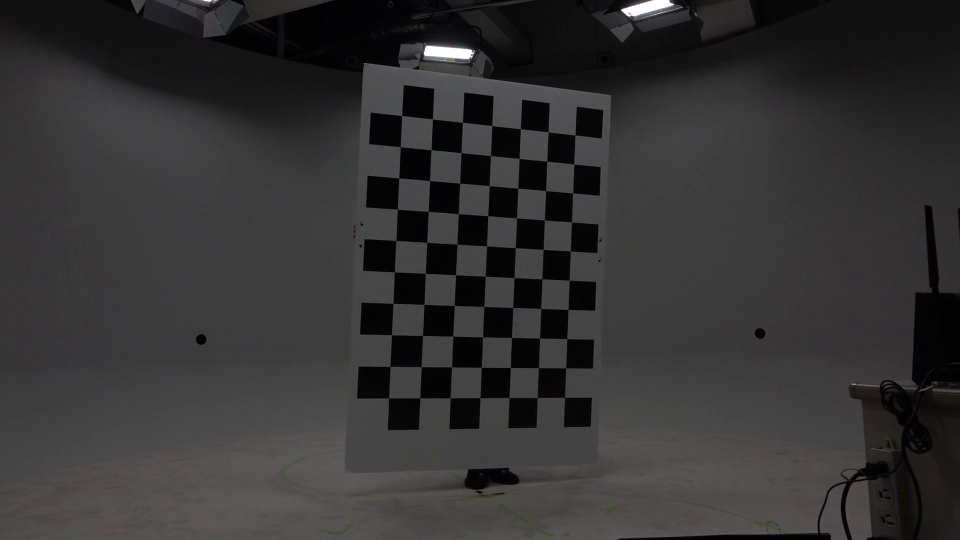
#> input picture Lab1/camera_and_image/calibration/pycalib/data/chessboard/00000000.jpg, 1920 x 1080 px (shown at 1/2 size); its folder holds only this picture in this run
$ jupyter execute incalib_chess.ipynb
#> lines starting #> are read from the running program, lines starting #| are printed output that depends on the picture; long printed decimals are rounded
# Intrinsic Camera Calibration with OpenCV

### Goal

The goal of this notebook is to calibrate the intrinsic parameter $K$ of the camera.  Given a number of chessboard images, this notebook first detects the corner positions in each image, and then finds the camera pose of each frame and the camera intrinsic parameters.

* Input:  $n$ chessboard images (= the 2D corner position $x$ and the corresponding 3D position $X$ in the world (chessboard) coordinate system)
* Output: intrinsic parameter $K$, distortion coefficients $d$, $n$ camera poses $R_i, t_i$ w.r.t. the chessboard

To have a better / robust estimation of $K$, the chessboard should be captured as large as possible in the DoF in different poses.

Notice:
* The chessboard coordinate system serves as the world coordinate system.
* Though we obtain $R, t$ as a result, we are not interested in them in this scenario.

### Projection model

Please check the OpenCV document for the detail.
* https://docs.opencv.org/4.0.0/d9/d0c/group__calib3d.html#details

In short, a 3D point $X$ in the world coordinate system (WCS) is transformed to the camera coordinate system (CCS) by a roation $R$ and a translation $t$, and then projected to $x$ by $K$:
\begin{equation}
\tilde{x} \sim K \begin{bmatrix}
R \: | \: t
\end{bmatrix}
\tilde{X}.
\end{equation}

## Libraries

[cell 1]
# %matplotlib notebook
import sys, os, cv2
import numpy as np
from glob import glob
import matplotlib.pyplot as plt
from mpl_toolkits.mplot3d import Axes3D

module_path = os.path.abspath(os.path.join('..'))
if module_path not in sys.path:
    sys.path.append(module_path)

from pycalib.plot import plotCamera

## Calibration parameters

[cell 2]
# Chessboard configuration
rows = 7   # Number of corners (not cells) in row
cols = 10  # Number of corners (not cells) in column
size = 160 # Physical size of a cell (the distance between neighrboring corners). Any positive number works.

# Input images capturing the chessboard above
input_files = '../data/chessboard/*.jpg'

# plotCamera() config
plot_mode   = 0    # 0: fixed camera / moving chessboard,  1: fixed chessboard, moving camera
plot_range  = 4000 # target volume [-plot_range:plot_range]
camera_size = 100  # size of the camera in plot

## 3D positions of the chess corners in WCS

[cell 3]
X_W = np.empty([rows * cols, 3], dtype=np.float32)
for i_row in range(0, rows):
    for i_col in range(0, cols):
        X_W[i_row*cols+i_col] = np.array([size*i_col, size*i_row, 0], dtype=np.float32)
print(X_W)

## 2D positions of the chess corners

[cell 4]
Xs_W = []
xs_I = []

for image_path in glob(input_files): # for each chessboard image
    image = cv2.imread(image_path, cv2.IMREAD_GRAYSCALE)      # load the image
#> image: shape (1080, 1920); min 0, max 255, mean 51.6
    found, x_I = cv2.findChessboardCorners(image, (cols, rows)) # detech the chess corners
#> found = True; x_I = 70 rows, first 8: [1150.6, 270.5], [1148.1, 328.4], [1145.7, 386.1], [1143.6, 444.3], [1140.8, 502.2], [1139, 560.9], [1136.5, 619.1], [1134.4, 677.5]

    if found: # if found
        term = (cv2.TERM_CRITERIA_EPS+cv2.TERM_CRITERIA_COUNT, 30, 0.1)
        x_I_sub = cv2.cornerSubPix(image, x_I, (5,5), (-1,-1), term) # refine the corner positions
#> x_I_sub = 70 rows, first 8: [1150.5, 270.4], [1148.2, 328.5], [1145.7, 386.4], [1143.5, 444.4], [1140.8, 502.3], [1138.7, 560.9], [1136.5, 619.2], [1134.2, 677.7]
        Xs_W.append(X_W)     # the chess corner in 3D
        xs_I.append(x_I_sub) # is projected to this 2D position
    else:     # if not found
        print("Detection failed :", image_path)
        continue

## Calibration

[cell 5]
rep, K, d, rvec, tvec = cv2.calibrateCamera(Xs_W, xs_I, (image.shape[1], image.shape[0]), None, None, flags=cv2.CALIB_FIX_ASPECT_RATIO)
#> rep = 0.259; K = [[1244.1, 0, 950.4], [0, 1244.1, 536.6], [0, 0, 1]]; d = [[-0.181, 5.05, -0.0027, 0.000696, -40.59]]; rvec = ([-0.224, -0.189, 1.61],); tvec = ([551.8, -732.4, 3425.7],)

print("Intrinsic parameter K = ", K)
#| Intrinsic parameter K =  [[1.24410119e+03 0.00000000e+00 9.50377369e+02]
#|  [0.00000000e+00 1.24410119e+03 5.36633294e+02]
#|  [0.00000000e+00 0.00000000e+00 1.00000000e+00]]
print("Distortion parameters d = (k1, k2, p1, p2, k3) = ", d)
#| Distortion parameters d = (k1, k2, p1, p2, k3) =  [[-1.81442082e-01  5.05059961e+00 -2.69978770e-03  6.96066392e-04
#|   -4.05889515e+01]]

## 3D Plot

[cell 6]
fig_in = plt.figure()
ax_in = Axes3D(fig_in, auto_add_to_figure=False)
fig_in.add_axes(ax_in)

ax_in.set_xlim(-plot_range, plot_range)
ax_in.set_ylim(-plot_range, plot_range)
ax_in.set_zlim(-plot_range, plot_range)

if plot_mode == 0: # fixed camera = plot in CCS

    plotCamera(ax_in, np.eye(3), np.zeros((1,3)), color="b", scale=camera_size) # camera is at (0,0,0)
#> (this line was passed over: pycalib is not available in this run)

    for i_ex in range(len(rvec)):
        X_C = np.zeros((X_W.shape))
        for i_x in range(X_W.shape[0]):
            R_w2c = cv2.Rodrigues(rvec[i_ex])[0] # convert to the rotation matrix
            t_w2c = tvec[i_ex].reshape(3)
            X_C[i_x,:] = R_w2c.dot(X_W[i_x,:]) + t_w2c # Transform chess corners in WCS to CCS

        ax_in.plot(X_C[:,0], X_C[:,1], X_C[:,2], ".") # plot chess corners in CCS
#> this loop made 1 pass

elif plot_mode == 1: # fixed chessboard = plot in WCS

    for i_ex in range(len(rvec)):
        R_c2w = np.linalg.inv(cv2.Rodrigues(rvec[i_ex])[0]) #　世界座標系におけるカメラの向き
        t_c2w = -R_c2w.dot(tvec[i_ex]).reshape((1,3)) # 世界座標系におけるカメラの位置

        plotCamera(ax_in, R_c2w, t_c2w, color="b", scale=camera_size)

    ax_in.plot(X_W[:,0], X_W[:,1], X_W[:,2], ".")
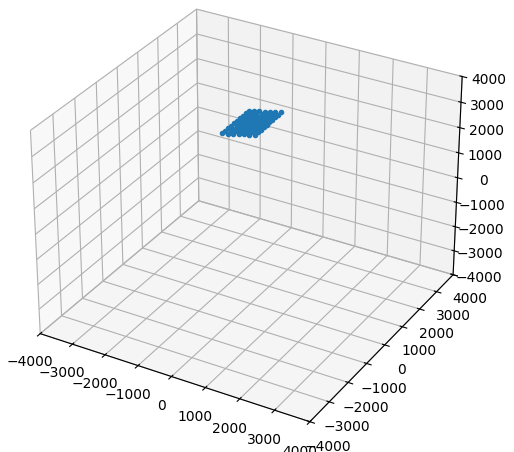
#> figure drawn by matplotlib, 1 panel


$ run again, on Lab1/camera_and_image/calibration/pycalib/data/chessboard/00000005.jpg
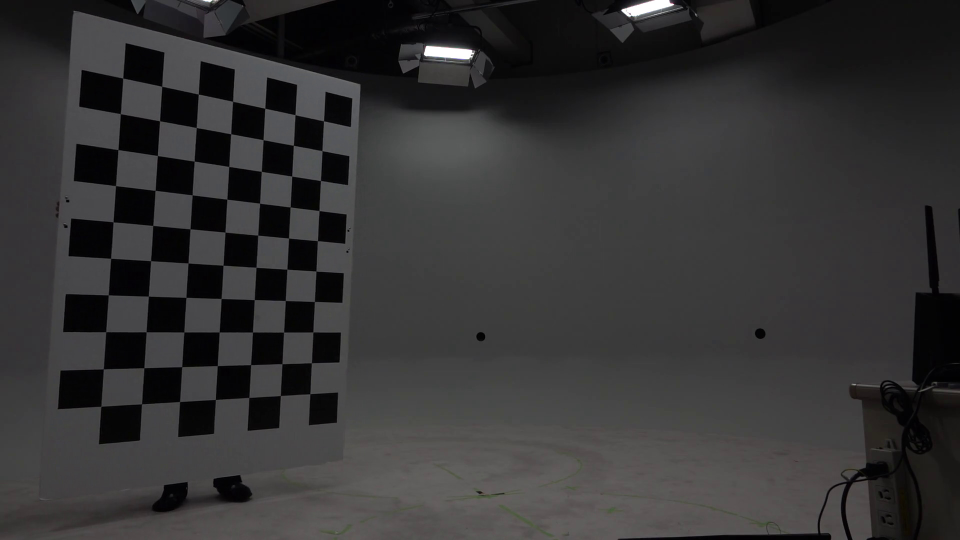
#> input picture Lab1/camera_and_image/calibration/pycalib/data/chessboard/00000005.jpg, 1920 x 1080 px (shown at 1/2 size)
#> found = True; x_I = 70 rows, first 8: [647.5, 242.2], [644.3, 301.8], [641.5, 361.4], [638.5, 421.8], [635.4, 482], [632.5, 542.5], [629.5, 603.4], [626.4, 664.4]
#> x_I_sub = 70 rows, first 8: [647.5, 242.2], [644.4, 301.8], [641.5, 361.5], [638.5, 421.7], [635.3, 482], [632.4, 542.5], [629.3, 603.5], [626.3, 664.4]
#> rep = 0.19; K = [[1488.5, 0, 1080.1], [0, 1488.5, 527.4], [0, 0, 1]]; d = [[-0.075, 0.237, -0.000419, -0.0065, -0.285]]; rvec = ([-0.637, -0.567, 1.54],); tvec = ([-1147.1, -758.4, 3950.5],)
#| Intrinsic parameter K =  [[1.48853030e+03 0.00000000e+00 1.08012331e+03]
#|  [0.00000000e+00 1.48853030e+03 5.27396822e+02]
#|  [0.00000000e+00 0.00000000e+00 1.00000000e+00]]
#| Distortion parameters d = (k1, k2, p1, p2, k3) =  [[-0.07504  0.2368 -0.0004193 -0.006495 -0.2849]]
#> the loop `for i_ex in range(len(rvec)):` made 1 pass
#> `[cell 6] fig_in = plt.figure() ax_in = Axes3D(fig_in, auto_add_to_figu..`:
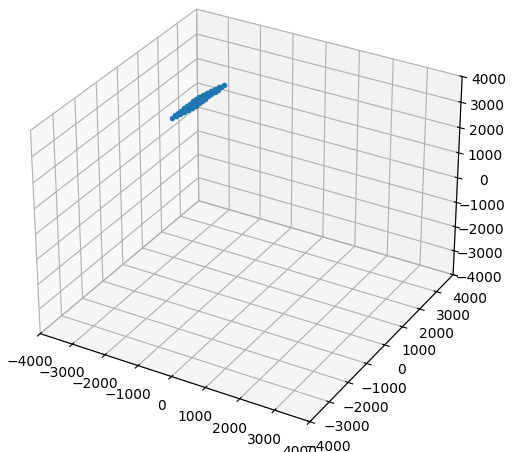
#> figure drawn by matplotlib, 1 panel

$ run again, on Lab1/camera_and_image/calibration/pycalib/data/chessboard/00000006.jpg
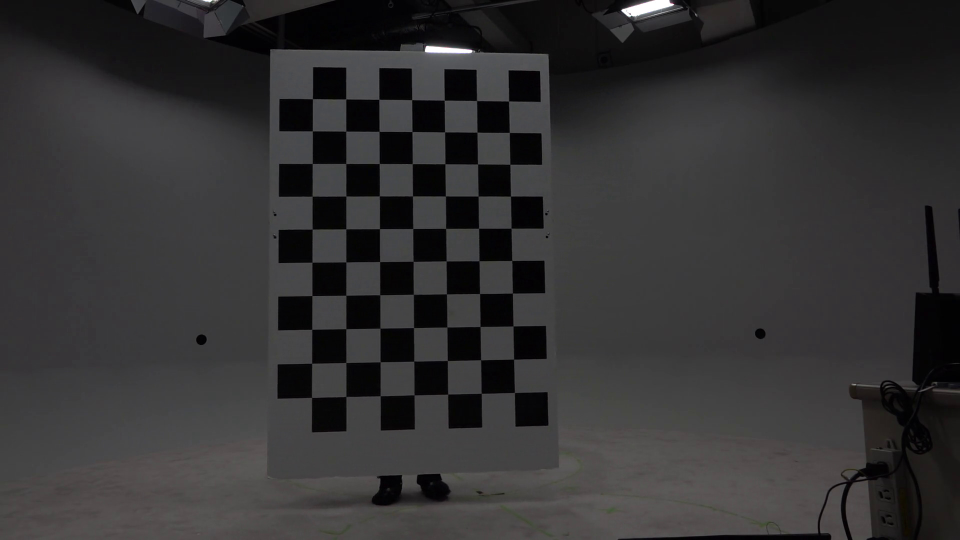
#> input picture Lab1/camera_and_image/calibration/pycalib/data/chessboard/00000006.jpg, 1920 x 1080 px (shown at 1/2 size)
#> found = True; x_I = 70 rows, first 8: [1017.6, 202.6], [1019.1, 265.2], [1020, 329], [1022, 392.6], [1022.4, 456.8], [1024.4, 521], [1025.2, 586.6], [1026.7, 652.2]
#> x_I_sub = 70 rows, first 8: [1017.6, 202.5], [1019.2, 265.2], [1020.1, 328.9], [1021.5, 392.6], [1022.5, 456.8], [1024.1, 521.4], [1025.3, 586.5], [1026.6, 652.4]
#> rep = 0.204; K = [[581.5, 0, 941.1], [0, 581.5, 612.5], [0, 0, 1]]; d = [[-0.0056, 0.016, 0.000397, 0.000552, -0.0106]]; rvec = ([-0.0532, -0.00263, 1.56],); tvec = ([190.7, -1022.3, 1447.6],)
#| Intrinsic parameter K =  [[581.462   0.         941.068]
#|  [  0.         581.462 612.510]
#|  [  0.           0.           1.        ]]
#| Distortion parameters d = (k1, k2, p1, p2, k3) =  [[-0.005603  0.01599  0.0003965  0.0005516 -0.01058]]
#> the loop `for i_ex in range(len(rvec)):` made 1 pass
#> `[cell 6] fig_in = plt.figure() ax_in = Axes3D(fig_in, auto_add_to_figu..`:
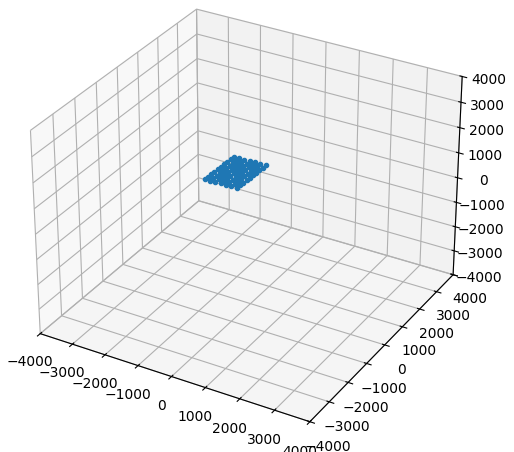
#> figure drawn by matplotlib, 1 panel

$ run again, on Lab1/camera_and_image/calibration/pycalib/data/chessboard/00000007.jpg
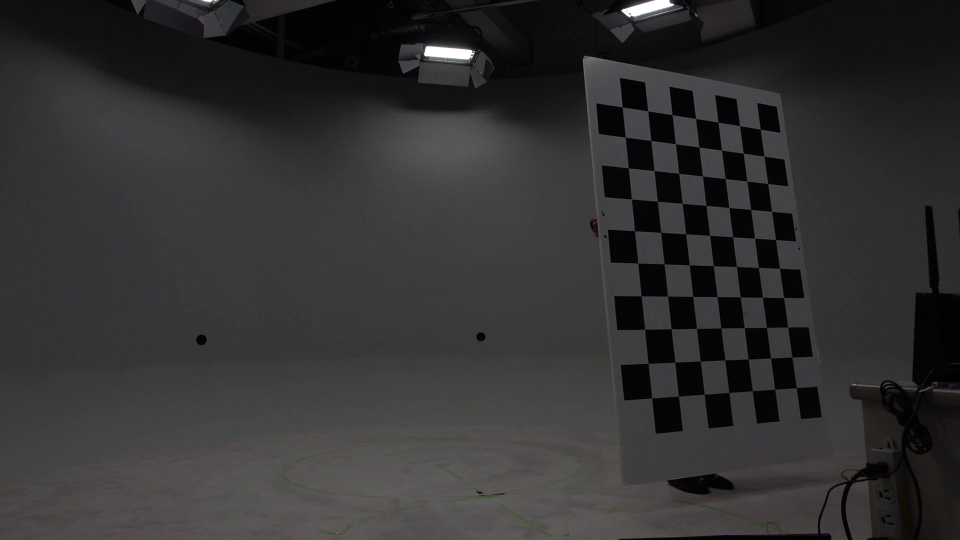
#> input picture Lab1/camera_and_image/calibration/pycalib/data/chessboard/00000007.jpg, 1920 x 1080 px (shown at 1/2 size)
#> found = True; x_I = 70 rows, first 8: [1521.2, 259.1], [1528.4, 312.7], [1535.9, 367.6], [1543.3, 423], [1551.5, 479.8], [1559.4, 537], [1568.1, 595.4], [1575.8, 654.4]
#> x_I_sub = 70 rows, first 8: [1520.9, 258.6], [1528.5, 312.7], [1535.9, 367.6], [1543.5, 423], [1551.5, 479.7], [1559.5, 537], [1567.8, 595.4], [1575.7, 654.5]
#> rep = 0.228; K = [[949.5, 0, 827.4], [0, 949.5, 617.6], [0, 0, 1]]; d = [[0.0732, -0.0961, 0.00482, -0.00659, 0.0436]]; rvec = ([-0.339, -0.15, 1.53],); tvec = ([1966.6, -1020.3, 2692],)
#| Intrinsic parameter K =  [[949.504   0.         827.382]
#|  [  0.         949.504 617.569]
#|  [  0.           0.           1.        ]]
#| Distortion parameters d = (k1, k2, p1, p2, k3) =  [[ 0.07324 -0.0961  0.004816 -0.006586  0.04364]]
#> the loop `for i_ex in range(len(rvec)):` made 1 pass
#> `[cell 6] fig_in = plt.figure() ax_in = Axes3D(fig_in, auto_add_to_figu..`:
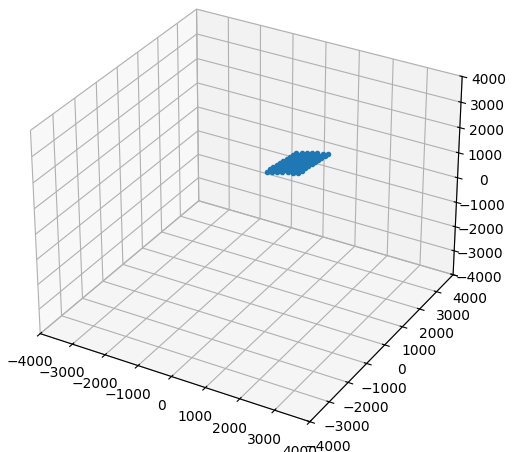
#> figure drawn by matplotlib, 1 panel

$ run again, on Lab1/camera_and_image/calibration/pycalib/data/chessboard/00000002.jpg
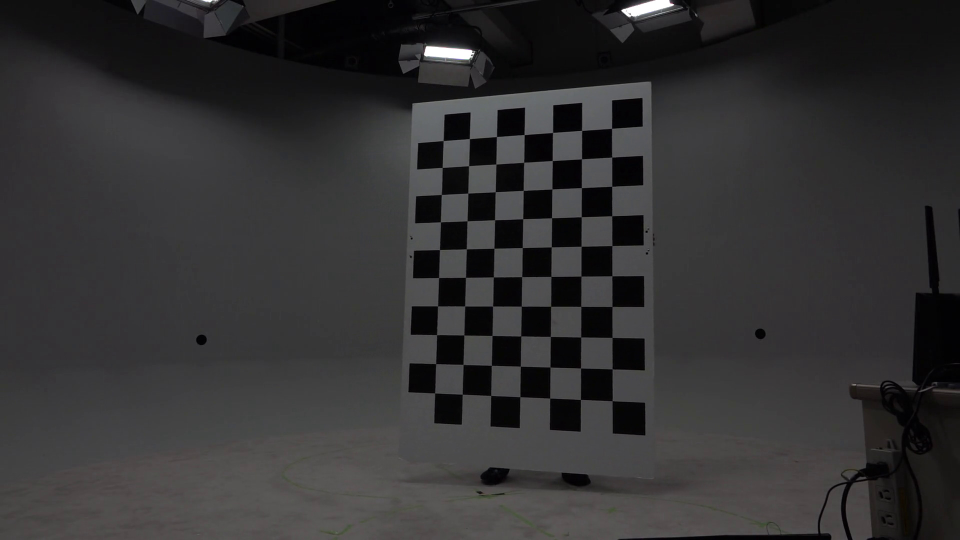
#> input picture Lab1/camera_and_image/calibration/pycalib/data/chessboard/00000002.jpg, 1920 x 1080 px (shown at 1/2 size)
#> found = True; x_I = 70 rows, first 8: [1223.5, 257.3], [1224, 314.5], [1224.1, 373], [1223.9, 432.3], [1224.4, 491.7], [1224.3, 552], [1224.5, 613.5], [1224.6, 675.3]
#> x_I_sub = 70 rows, first 8: [1223.6, 257.1], [1224, 314.5], [1224.1, 373], [1224, 432.2], [1224.4, 491.7], [1224.4, 552.1], [1224.6, 613.4], [1224.6, 675.4]
#> rep = 0.189; K = [[1256.5, 0, 972.1], [0, 1256.5, 557.7], [0, 0, 1]]; d = [[0.029, -0.226, 0.00404, 0.00176, -1.1]]; rvec = ([0.123, 0.312, 1.56],); tvec = ([675.4, -809.3, 3372.2],)
#| Intrinsic parameter K =  [[1.25647720e+03 0.00000000e+00 9.72138028e+02]
#|  [0.00000000e+00 1.25647720e+03 5.57704554e+02]
#|  [0.00000000e+00 0.00000000e+00 1.00000000e+00]]
#| Distortion parameters d = (k1, k2, p1, p2, k3) =  [[ 0.02896 -0.2263  0.004043  0.001765 -1.105]]
#> the loop `for i_ex in range(len(rvec)):` made 1 pass
#> `[cell 6] fig_in = plt.figure() ax_in = Axes3D(fig_in, auto_add_to_figu..`:
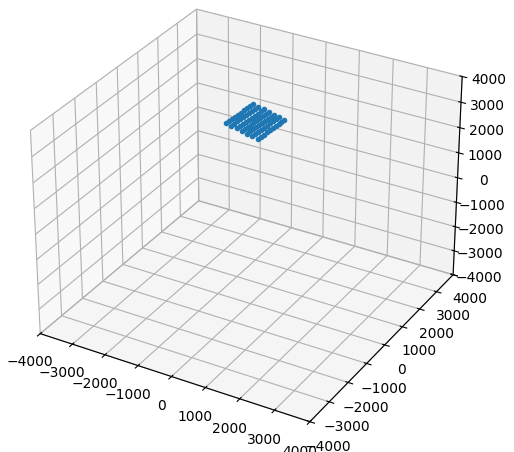
#> figure drawn by matplotlib, 1 panel
